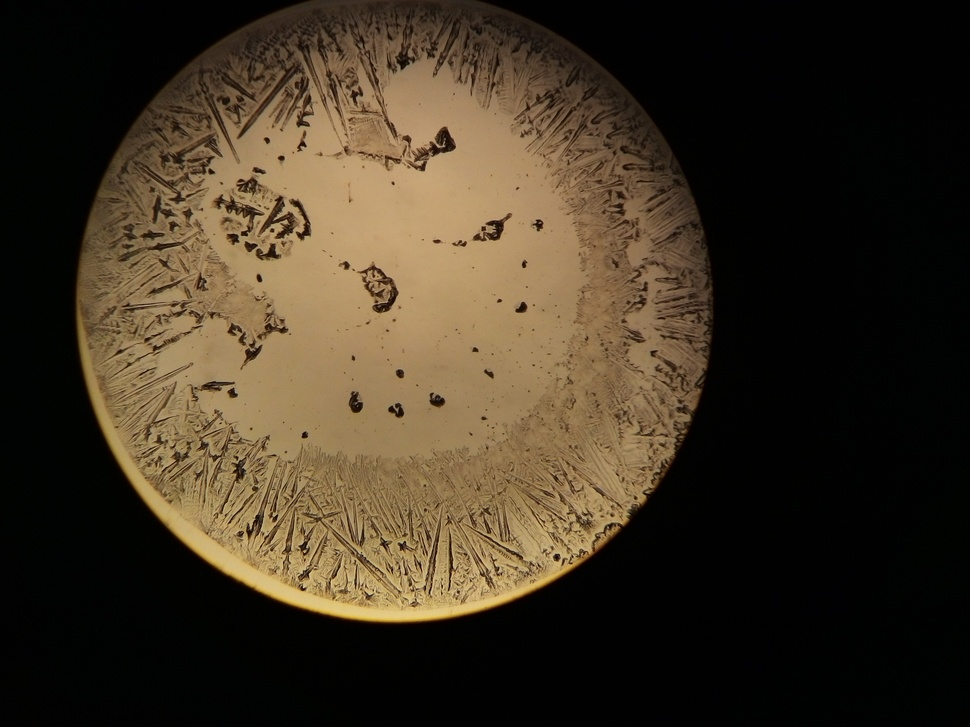
#> input picture espadin/IMG_20210415_142150.jpg, 970 x 727 px, shrunk from 3264 x 2448 before the run, found by its file name
$ jupyter execute crop.ipynb
#> lines starting #> are read from the running program, lines starting #| are printed output that depends on the picture; after the words box and inside, x2 and y2 are one past the last pixel; in counts of white or black regions, pixels touching at a corner belong together
[cell 1]
import os
import cv2

[cell 2]
dataset_path = "..\data\espadin"
example_files = os.listdir(dataset_path)
example_files

[cell 3]
path = os.path.join(dataset_path, "IMG_20210415_142150.jpg")
path

[cell 4]
# folder =
path.split("\\")[-2]

[cell 5]
img = cv2.imread(path)
#> img is the input picture: shape (727, 970, 3); mean B, G, R 34.9, 51.3, 62.9

[cell 6]
grayscale = cv2.cvtColor(img, cv2.COLOR_BGR2GRAY)
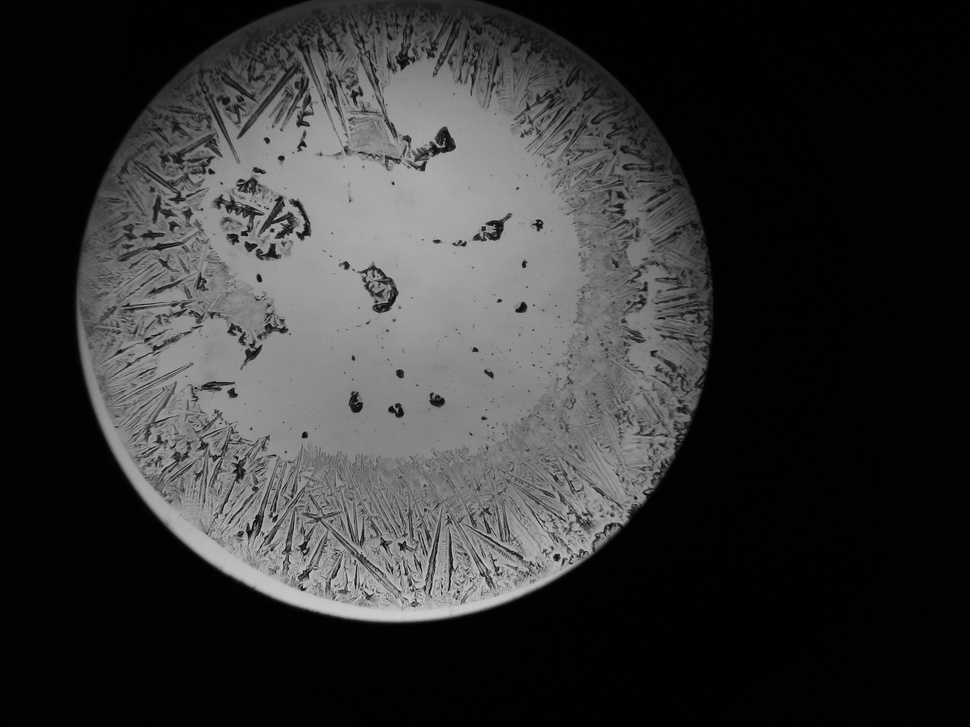
#> grayscale: shape (727, 970); min 0, max 210, mean 52.9
ret, thresholded = cv2.threshold(grayscale, 0, 255, cv2.THRESH_OTSU)
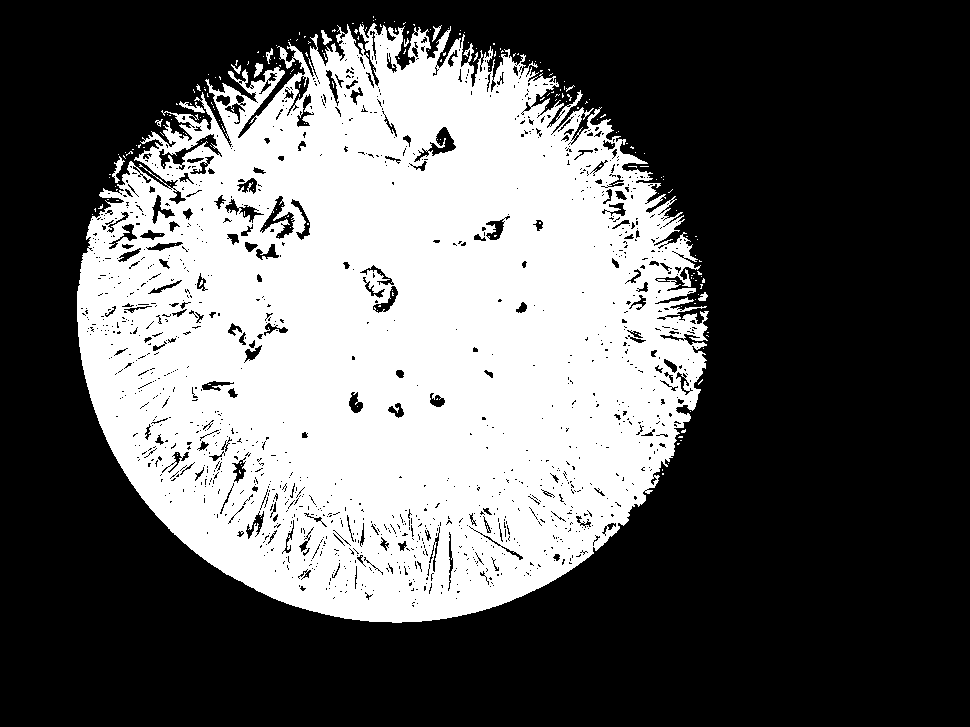
#> thresholded: shape (727, 970); 37.3% white; 226 white regions (215 under 20 px), largest, box (x1, y1, x2, y2) and area: (77, 23, 709, 623) 261603, (112, 156, 125, 183) 117, (179, 101, 205, 113) 115
#> ret = 68

[cell 7]
cv2.imwrite("otsu.png", thresholded)
bbox = cv2.boundingRect(thresholded)
#> bbox = (77, 16, 632, 607)
x, y, w, h = bbox
#> x = 77; y = 16; w = 632; h = 607
print(bbox)
#| (77, 16, 632, 607)
foreground = img[y:y+h, x:x+w]
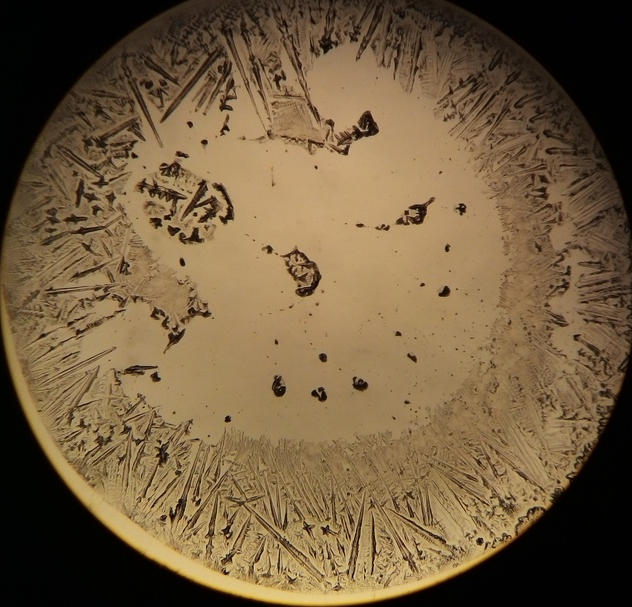
#> foreground: shape (607, 632, 3); mean B, G, R 62.9, 92.6, 114.2
cv2.imwrite("foreground.png", foreground)
#> Out = True
